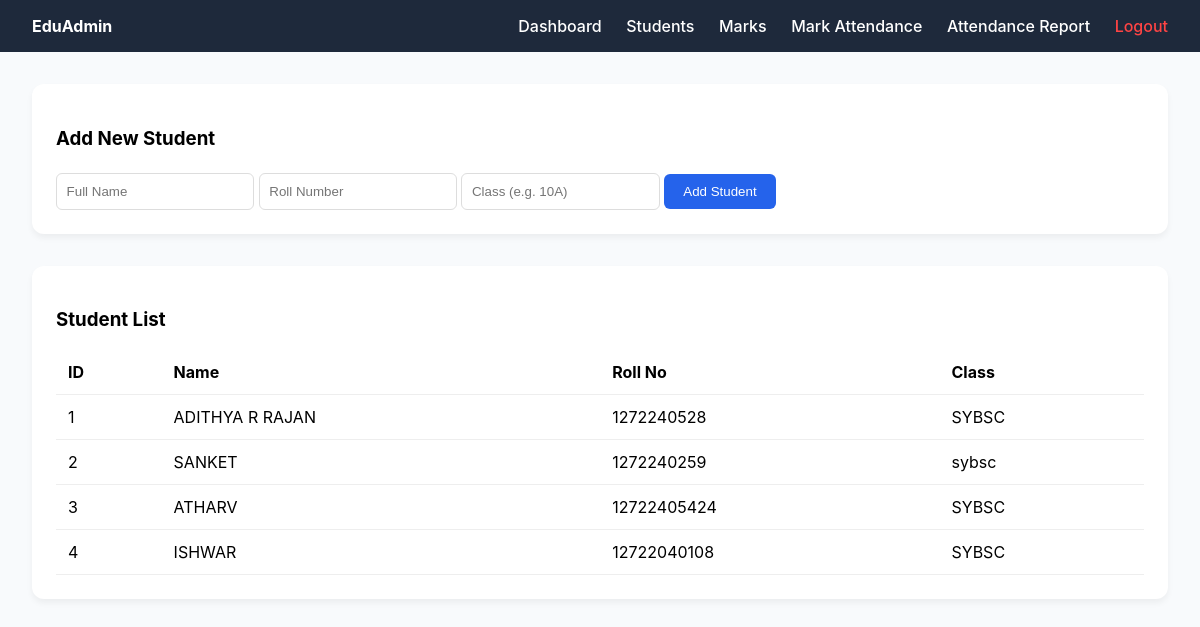
Page /students (signed in) on the earlier database version.
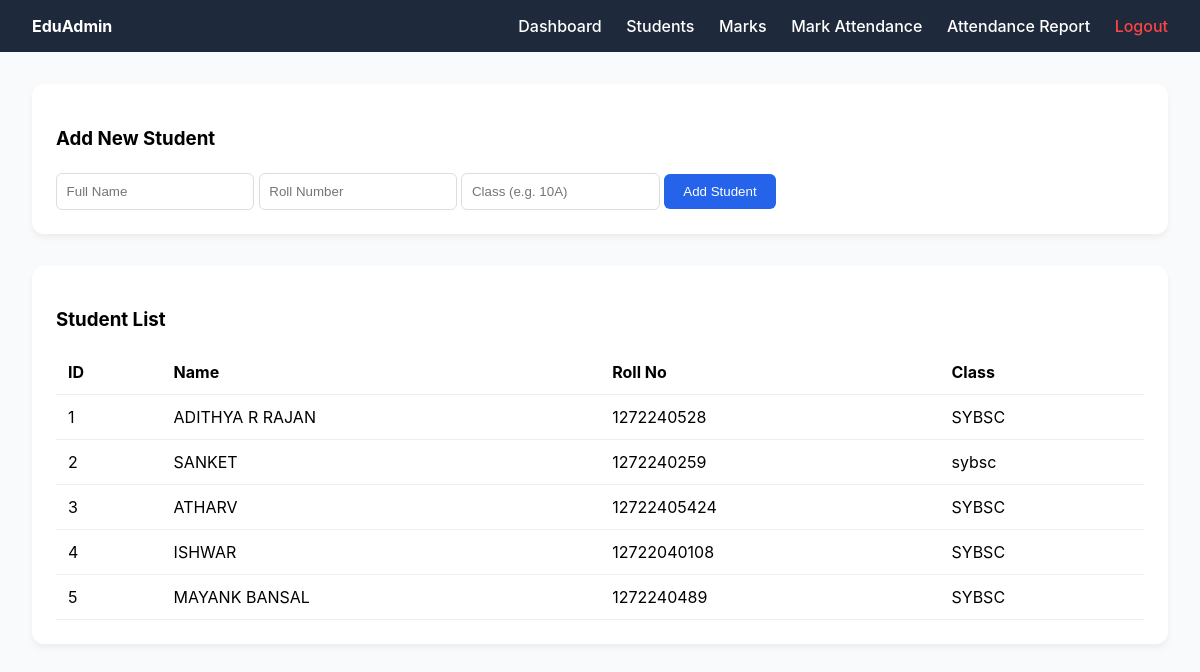
Same page on the later database version.
### tables this page shows
CREATE TABLE students (
    id INTEGER PRIMARY KEY AUTOINCREMENT,
    name TEXT NOT NULL,
    roll_no TEXT UNIQUE NOT NULL,
    class_name TEXT NOT NULL
);

### app.py (the view, shortened to what this page needs)
@app.route('/students', methods=['GET', 'POST'])
def students():
    if 'user' not in session:
        return redirect(url_for('login'))
    db = get_db()
    students_list = db.execute('SELECT * FROM students').fetchall()
    db.close()
    return render_template('students.html', students=students_list)

### app.py (called while the page is built)
def get_db():
    conn = sqlite3.connect(DB_PATH)
    conn.row_factory = sqlite3.Row
    return conn

### templates/students.html
{% extends "layout.html" %}
{% block content %}
<div class="card">
    <h3>Add New Student</h3>
    <form method="POST">
        <input type="text" name="name" placeholder="Full Name" required>
        <input type="text" name="roll" placeholder="Roll Number" required>
        <input type="text" name="class" placeholder="Class (e.g. 10A)" required>
        <button type="submit" class="btn">Add Student</button>
    </form>
</div>
<div class="card">
    <h3>Student List</h3>
    <table>
        <tr>
            <th>ID</th>
            <th>Name</th>
            <th>Roll No</th>
            <th>Class</th>
        </tr>
        {% for s in students %}
        <tr>
            <td>{{s.id}}</td>
            <td>{{s.name}}</td>
            <td>{{s.roll_no}}</td>
            <td>{{s.class_name}}</td>
        </tr>
        {% endfor %}
    </table>
</div>
{% endblock %}

Differences in the rows shown:
added students: id "5", name "MAYANK BANSAL", roll_no "1272240489", class_name "SYBSC"
